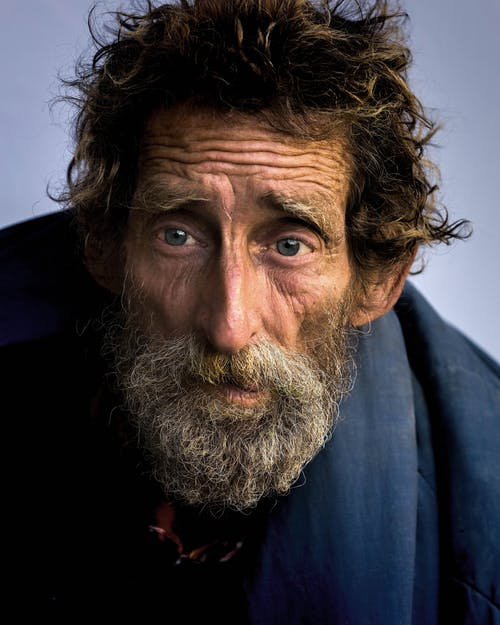
#> input picture data/image_0.jpg, 500 x 625 px; its folder holds only this picture in this run
$ python -i haar.py   (imports and definitions only)
#> lines starting #> are read from the running program, lines starting #| are printed output that depends on the picture
"""Haar cascade face detector - the legacy baseline kept for comparison."""

from __future__ import annotations

import logging
from pathlib import Path
from typing import TYPE_CHECKING

import cv2
import numpy as np

from facial_landmarks.assets import resolve_asset
from facial_landmarks.detectors.base import ensure_bgr
from facial_landmarks.types import FaceBox

if TYPE_CHECKING:
    from facial_landmarks.types import BGRImage

__all__ = ["HaarCascadeDetector"]

logger = logging.getLogger(__name__)


# [94 lines that did not run here, left out]

>>> import cv2
>>> picture = cv2.imread('../../../data/image_0.jpg', cv2.IMREAD_GRAYSCALE)
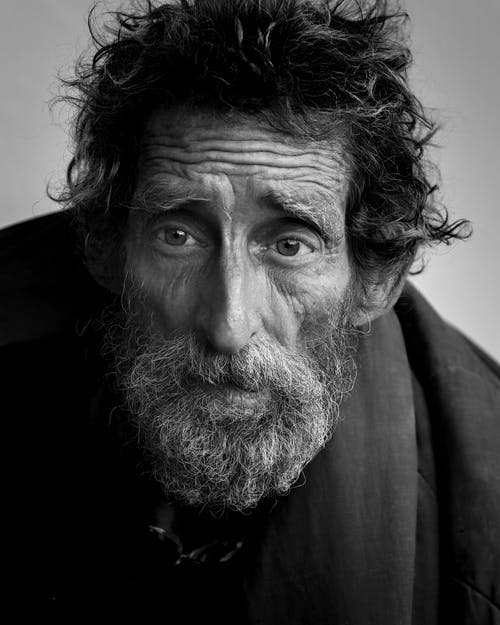
#> picture: shape (625, 500); min 0, max 248, mean 61.4
#> (the run stopped early here; a loop or call above may not have finished)

$ run again, on data/image_1.jpg
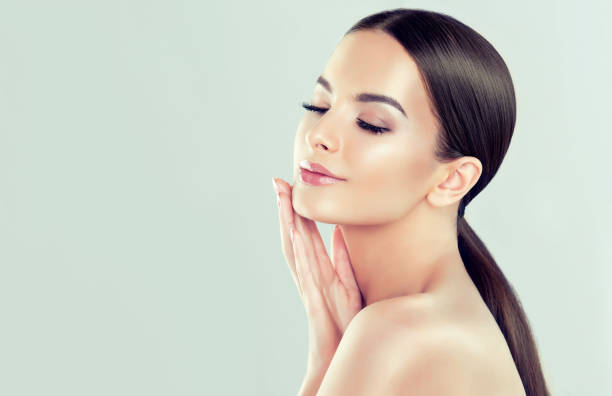
#> input picture data/image_1.jpg, 612 x 396 px
#> `picture = cv2.imread('../../../data/image_0.jpg', cv2.IMREAD_GRAYSCALE)`:
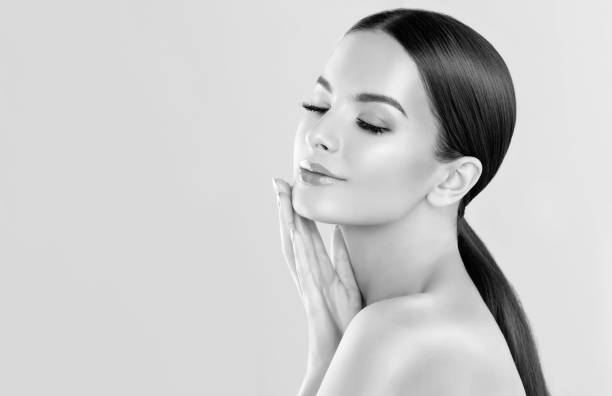
#> picture: shape (396, 612); min 0, max 255, mean 203.6

$ run again, on data/image_10.jpg
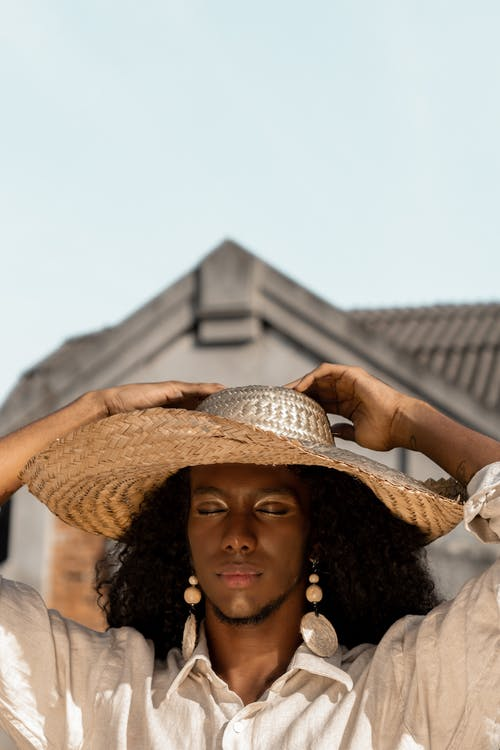
#> input picture data/image_10.jpg, 500 x 750 px
#> `picture = cv2.imread('../../../data/image_0.jpg', cv2.IMREAD_GRAYSCALE)`:
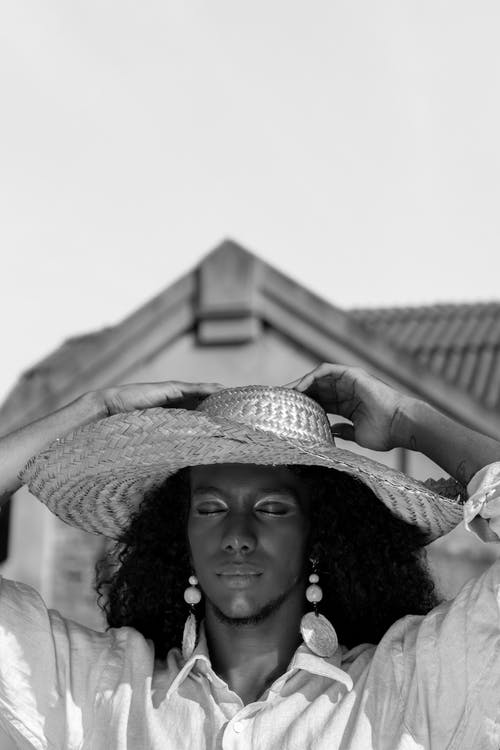
#> picture: shape (750, 500); min 0, max 255, mean 164.2

$ run again, on data/image_100.jpg
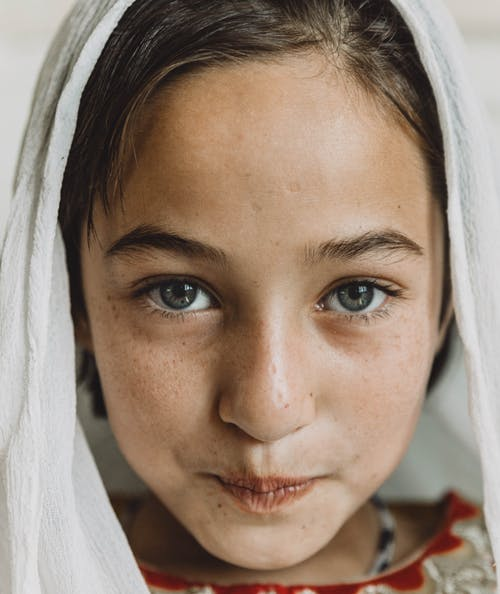
#> input picture data/image_100.jpg, 500 x 594 px
#> `picture = cv2.imread('../../../data/image_0.jpg', cv2.IMREAD_GRAYSCALE)`:
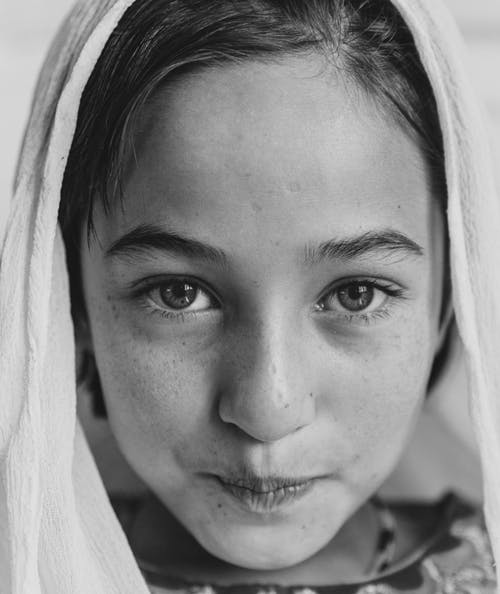
#> picture: shape (594, 500); min 6, max 229, mean 137.3
